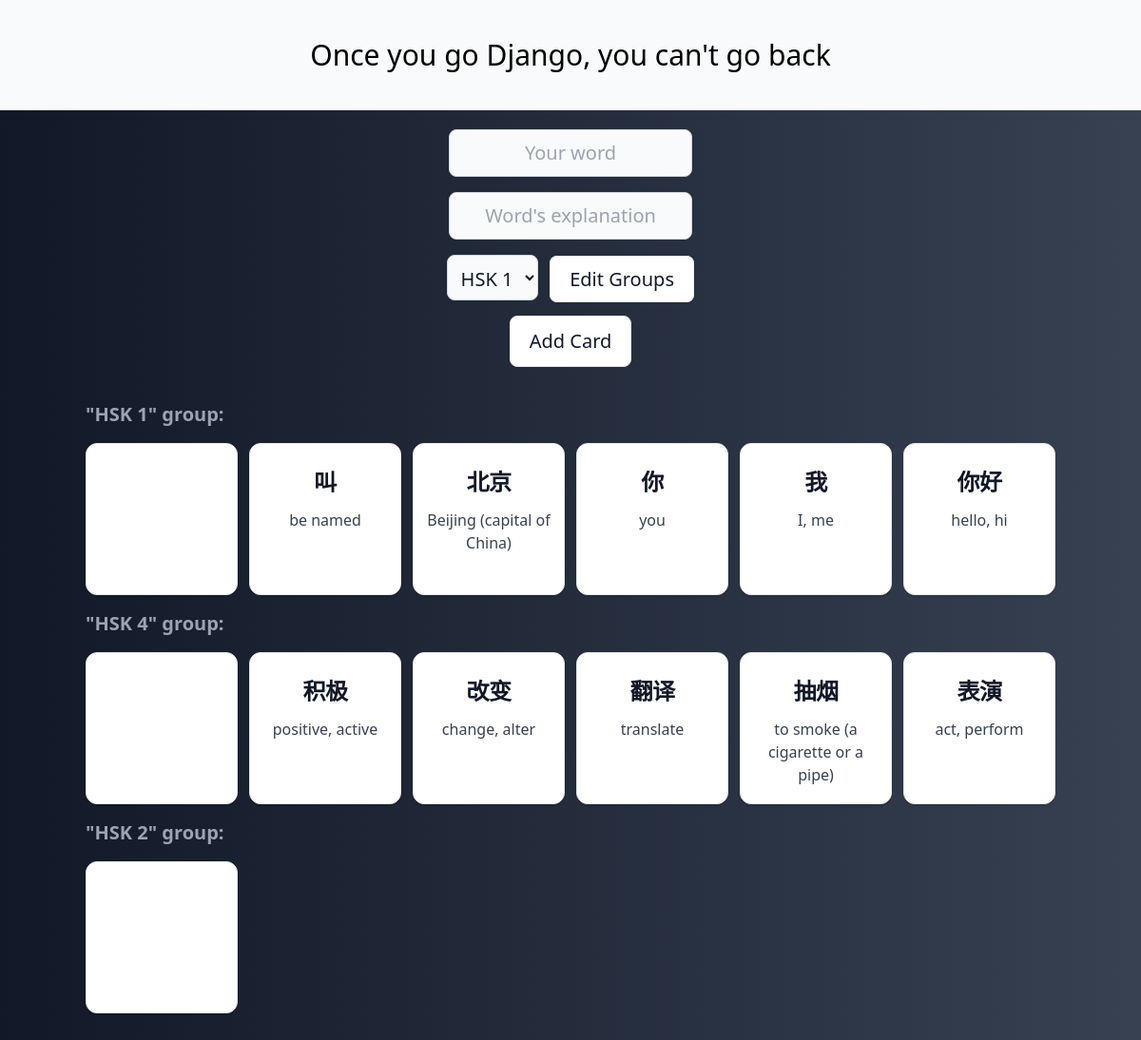
The page / on the database its author committed.
### carddeck/models.py (models this page shows, shortened)
class CardGroup(models.Model):
    name = models.CharField(max_length=100, unique=True)
    def __str__(self):
        return self.name

class Card(models.Model):
    word = models.CharField(max_length=100)
    group = models.ForeignKey(CardGroup, on_delete=models.CASCADE)
    explanation = models.CharField(max_length=100)

### carddeck/views.py (the view)
# urls.py: path("", views.index, name="home"),
def index(request):
    groups = CardGroup.objects.all()
    groups_cards = [(group, reversed(group.card_set.all())) for group in groups]
    return render(request, "pages/main.html", {"groups_cards": groups_cards})

### carddeck/templates/pages/main.html (shortened to what this page needs)
{% extends "base.html" %}
{% block content %}
<form action="new_card" class="my-5 flex flex-col items-center space-y-4">
  <input name="word" class="input-info w-64 px-2 py-2.5" placeholder="Your word" required>
  <input name="explanation" class="input-info w-64 px-2 py-2.5" placeholder="Word's explanation" required>
  <div class="space-x-2">
    <select name="group" class="input-info w-24 h-12 px-2 py-2.5">
      {% for group, _ in groups_cards %}
      <option class="font-light"> {{group}} </option>
      {% endfor %}
    </select>
    <a href="{% url 'groups' %}" class="btn w-32 px-5 py-2.5">
      Edit Groups
    </a>
  </div>
  <button type="submit" class="btn w-32 py-3">
    Add Card</button>
</form>
<div class="grid justify-center mb-10">
  {% for group, cards in groups_cards %}
  <h1 class="font-bold text-xl my-4 text-gray-400">"{{group}}" group:</h1>
  <div class="grid grid-cols-2 sm:grid-cols-3 md:grid-cols-4 lg:grid-cols-6 gap-x-3 gap-y-3">
    <div id="{{ group.id }}" class="card relative grid place-content-center">
      <button id="plus-{{ group.id }}" class="add-card visible">
        <svg xmlns="http://www.w3.org/2000/svg" fill="none" viewBox="0 0 24 24" stroke-width="1.5" stroke="white"
          class="w-12 h-12">
          <path stroke-linecap="round" stroke-linejoin="round" d="M12 4.5v15m7.5-7.5h-15" />
        </svg>
      </button>
    </div>
    {% for card in cards %}
    <div id="{{ card.id }}" class="card relative group grid-row-3">
      <div>
        <p class="card-word">{{card.word}}</p>
        <p class="card-explanation">
          {{card.explanation}}</p>
      </div>
    </div>
    {% endfor %}
  </div>
  {% endfor %}
</div>
{% endblock %}

### rows shown on the page
CardGroup: name "HSK 1"
Card: word "叫", explanation "be named"
Card: word "北京", explanation "Beijing (capital of China)"
Card: word "你", explanation "you"
Card: word "我", explanation "I, me"
Card: word "你好", explanation "hello, hi"
CardGroup: name "HSK 4"
Card: word "积极", explanation "positive, active"
Card: word "改变", explanation "change, alter"
Card: word "翻译", explanation "translate"
Card: word "抽烟", explanation "to smoke (a cigarette or a pipe)"
Card: word "表演", explanation "act, perform"
CardGroup: name "HSK 2"

### other values the page prints
form field group "HSK 1"
